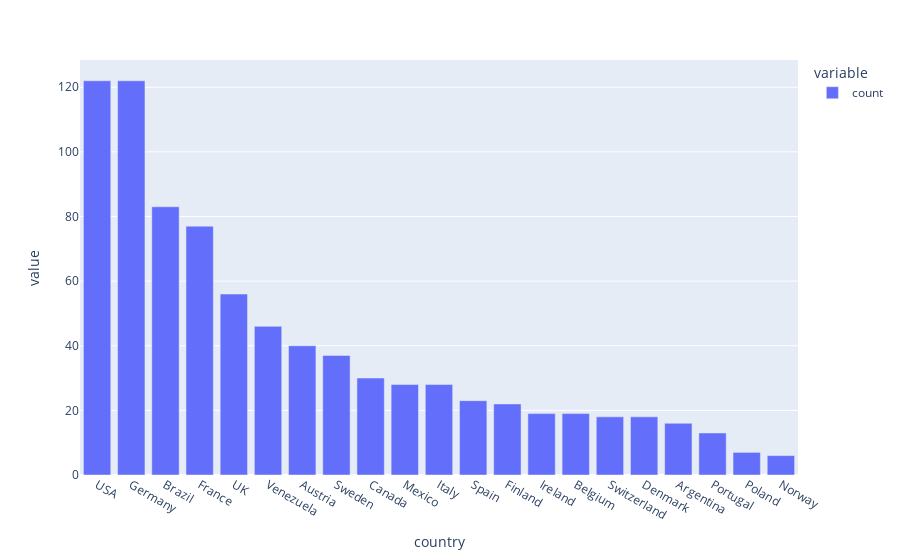

Notebook code for this chart:
### Code cell
px.bar(data_frame=orders.country.value_counts())

### Figure 1 — Plotly figure (JSON) as saved in the notebook; plotly's stock layout.template omitted (floating-point values rounded to 4 significant figures)
{"data": [{"alignmentgroup": "True", "hovertemplate": "variable=count<br>country=%{x}<br>value=%{y}<extra></extra>", "legendgroup": "count", "marker": {"color": "#636efa", "pattern": {"shape": ""}}, "name": "count", "offsetgroup": "count", "orientation": "v", "showlegend": true, "textposition": "auto", "type": "bar", "x": ["USA", "Germany", "Brazil", "France", "UK", "Venezuela", "Austria", "Sweden", "Canada", "Mexico", "Italy", "Spain", "Finland", "Ireland", "Belgium", "Switzerland", "Denmark", "Argentina", "Portugal", "Poland", "Norway"], "xaxis": "x", "y": [122, 122, 83, 77, 56, 46, 40, 37, 30, 28, 28, 23, 22, 19, 19, 18, 18, 16, 13, 7, 6], "yaxis": "y"}], "layout": {"barmode": "relative", "legend": {"title": {"text": "variable"}, "tracegroupgap": 0}, "margin": {"t": 60}, "xaxis": {"anchor": "y", "domain": [0, 1], "title": {"text": "country"}}, "yaxis": {"anchor": "x", "domain": [0, 1], "title": {"text": "value"}}}}
